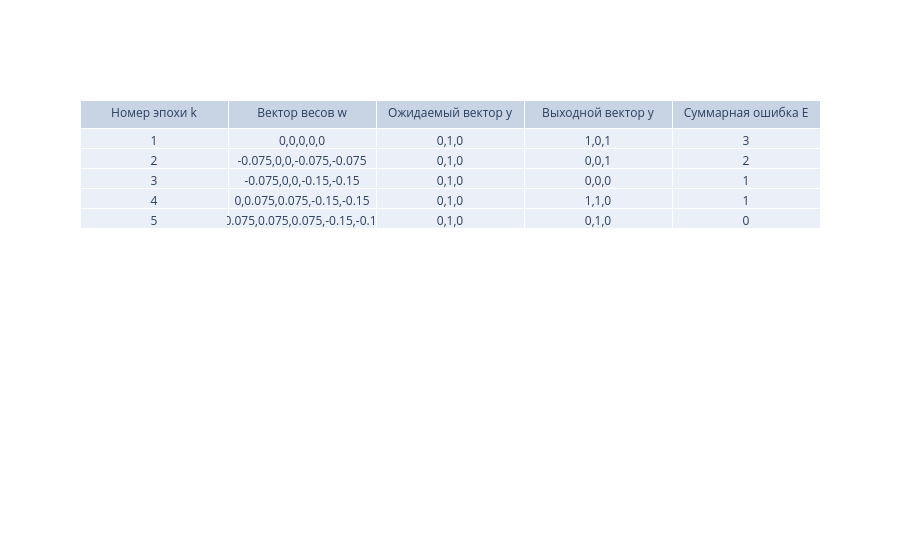

Notebook source saved alongside this figure:
### Code cell
#Вычисление минимального набора векторов и вывод результатов
#Сигмоидальная функция

min_input_param_s = find_min_inputs(full_inputs, full_outputs, sigma_network) 
min_weights_s = np.round(min_input_param_s['weights'],3)
min_input_s = min_input_param_s['inputs']
min_output_s = np.array(min_input_param_s['outputs'], dtype = int)

print('Веса:', min_weights_s)
print('Минимальная выборка:', min_input_s)
print('Ожидаемый выход:', min_output_s)

sigma_netw_min_train = sigma_network(4)
# обучение нейросети на минимальной выборке с ВЫВОДОМ результата
min_out_s = sigma_netw_min_train.learn(min_input_s,min_output_s,show=True)

# вывод результатов
trace = go.Table(
    header=dict(values=['Номер эпохи k', 
                        'Вектор весов w',
                        'Ожидаемый вектор y',
                        'Выходной вектор y',
                        'Суммарная ошибка E']),
    cells=dict(values=[*list(zip(*min_out_s))])
)
data = [trace]

iplot(data, filename = 'basic_table')

### Figure 1 — Plotly figure (JSON) as saved in the notebook; plotly's stock layout.template omitted (floating-point values rounded to 4 significant figures)
{"data": [{"cells": {"values": [[1, 2, 3, 4, 5], [[0, 0, 0, 0, 0], [-0.075, 0, 0, -0.075, -0.075], [-0.075, 0, 0, -0.15, -0.15], [0, 0.075, 0.075, -0.15, -0.15], [-0.075, 0.075, 0.075, -0.15, -0.15]], [[0, 1, 0], [0, 1, 0], [0, 1, 0], [0, 1, 0], [0, 1, 0]], [[1, 0, 1], [0, 0, 1], [0, 0, 0], [1, 1, 0], [0, 1, 0]], [3, 2, 1, 1, 0]]}, "header": {"values": ["Номер эпохи k", "Вектор весов w", "Ожидаемый вектор y", "Выходной вектор y", "Суммарная ошибка E"]}, "type": "table"}], "layout": {}}
